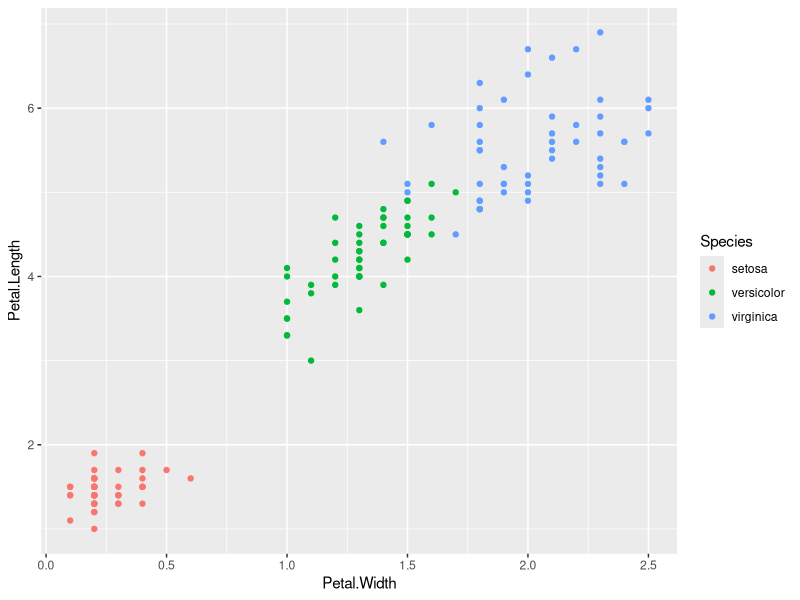
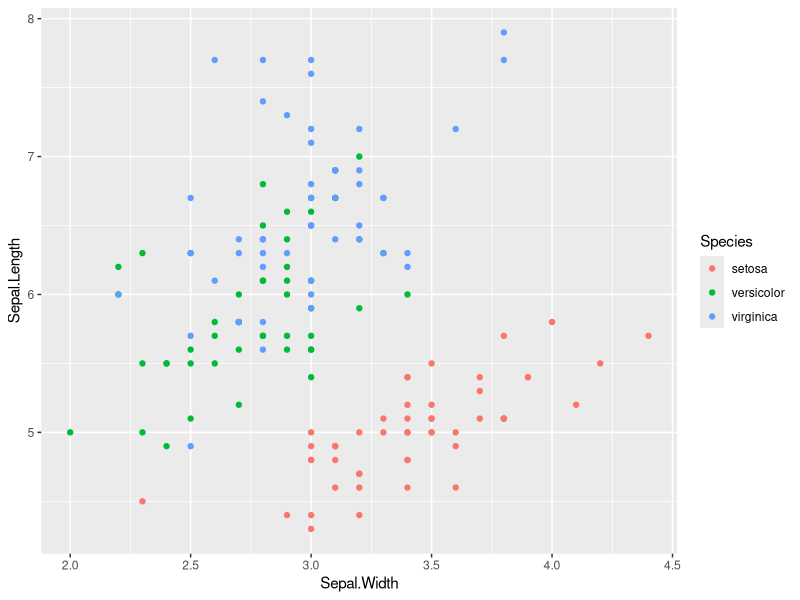
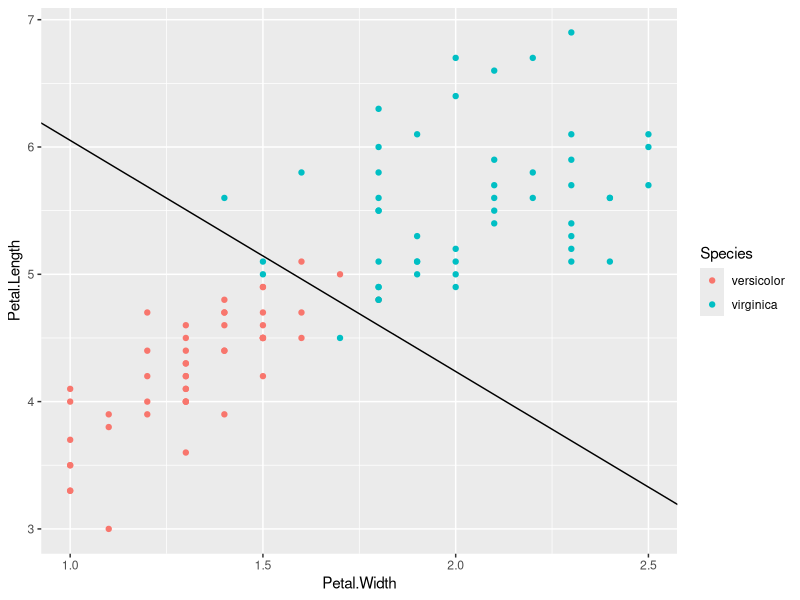
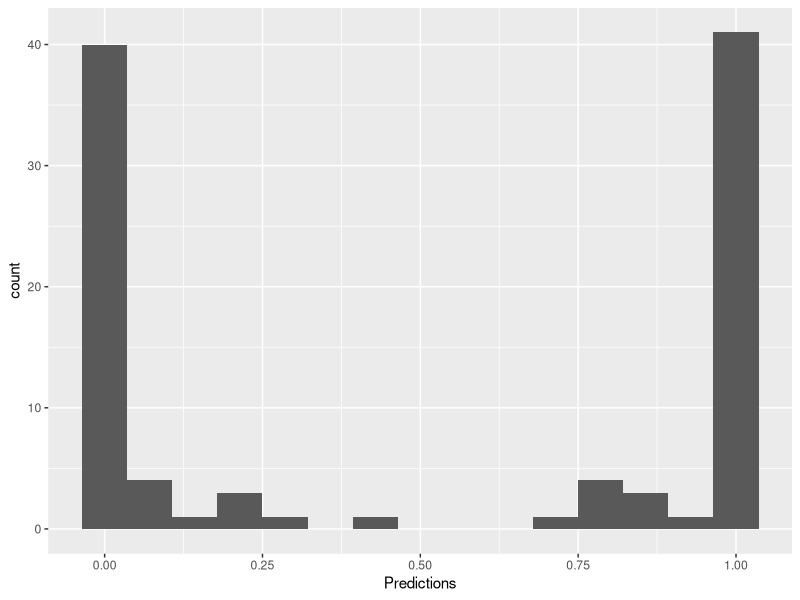
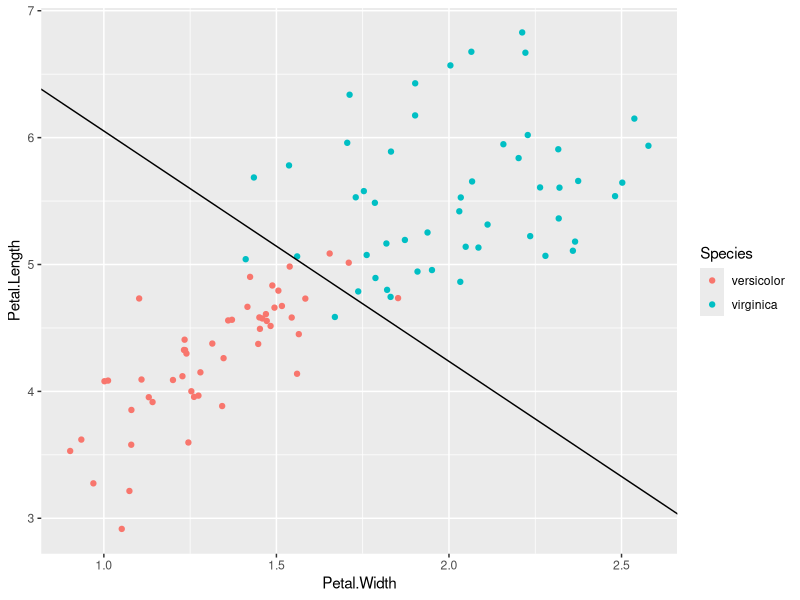
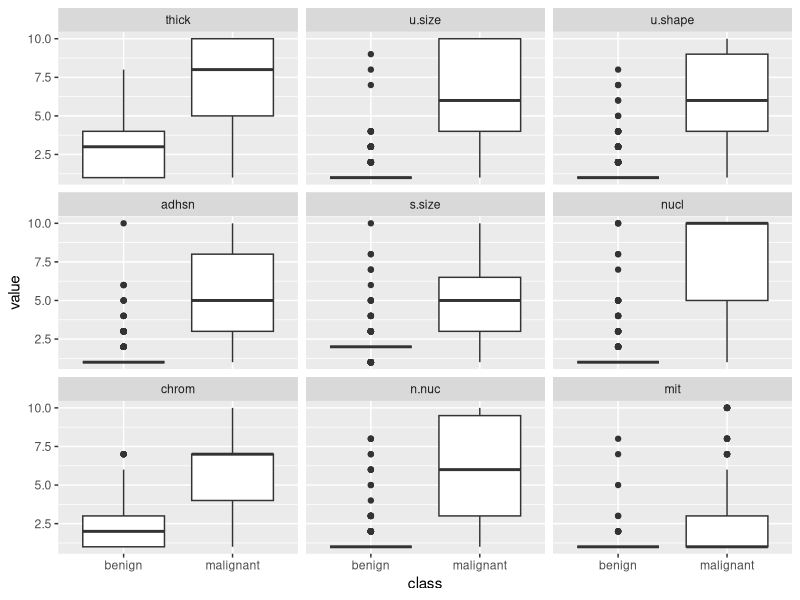
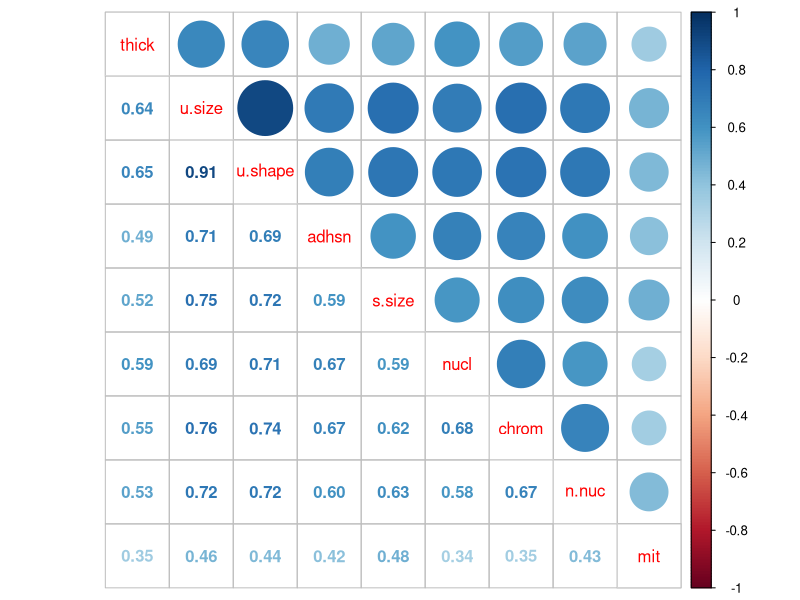

The R script that drew these images, in order:
## ---- chunk 1
# Note that you only need to install packages once. No need to re-install for every new R session. 
# install.packages("reshape")
# install.packages("corrplot")
# install.packages("ggplot2")
# install.packages("dplyr") 
# install.packages("MASS")

# Note that you need to library the packages everytime you open a new session
# It's recommended to library all the required packges in the beginning 
library(reshape) # require is similar or library, but used more often
library(corrplot)
library(ggplot2)
library(dplyr)
library(MASS)

## ---- chunk 2
# Data and aesthetics
PetalPlot <- ggplot(data = iris, 
                    mapping = aes(x = Petal.Width, # x-axis to represent the width of the petals
                                  y = Petal.Length, # y-axis to represent the length of the petals
                                  col = Species)  # the color of the points to vary according to species
                    ) + geom_point() # specify to use the scatter point figure 
                    
PetalPlot

# Solution
# Data and aesthetics
SepalPlot <- ggplot(data = iris, 
                    mapping = aes(x = Sepal.Width, # x-axis to represent the width of the petals
                                  y = Sepal.Length, # y-axis to represent the length of the petals
                                  col = Species)  # the color of the points to vary according to species
                    ) + geom_point() # specify to use the scatter point figure 
                    
SepalPlot
# Apparently, Sepal length/width are not good attributes to classify species. 

## ---- chunk 3

iris <- filter(.data = iris, Species != "setosa") #Remove setosas

IrisLog <- glm(formula = Species ~ Petal.Width + Petal.Length, # Explain species using Petal Width and Petal Length
               data = iris,                                    # Build the model on the iris data
               family = binomial)                              # binomial means we want to use logistic regression


#Inspect the model:
IrisLog
summary(IrisLog)

## ---- chunk 4

# show the decision separation boundary
# from the lecture:
# Slope of boundary= - beta1/beta2, with beta1 being the coef of the first variable in the regression 
# Intercept of boundary = -beta0/beta2, with beta0 being the intercept of the regression model 

Slope <- coef(IrisLog)[2]/(-coef(IrisLog)[3]) 
Intercept <- coef(IrisLog)[1]/(-coef(IrisLog)[3]) 

#Doing the ggplot
ggplot(data = iris, mapping = aes(x = Petal.Width, 
                                  y = Petal.Length, 
                                  color = Species))+ # Data to use, axes and colours
  geom_point() +  # Scatter plot visual
  geom_abline(slope = Slope, intercept= Intercept) # Add the decision boundary line 

## ---- chunk 5

# make a few predictions
predict(object = IrisLog, newdata = data.frame(Petal.Width=1.5,Petal.Length=5.15), type="response")


# the prediction is the log odds converted back to a probability!
x <- -45.272 + 10.447*1.5 + 5.755 * 5.15
exp(x)/(1+exp(x))


#Solution
predict(object = IrisLog, newdata = data.frame(Petal.Width=1.5,Petal.Length=5), type="response")
predict(object = IrisLog, newdata = data.frame(Petal.Width=1.5,Petal.Length=4), type="response")

## ---- chunk 6
# overall predictions (on training data)
iris$Predictions <- predict(object = IrisLog, newdata = iris, type = "response")
## ---- chunk 7
# plot the predictions 
ggplot(data = iris, mapping = aes(x = Predictions)) + 
  geom_histogram(bins = 15)

## ---- chunk 8
#Remember the ifelse statement? ifelse(If condition, do this, else do this)
iris$ClassPredict <- ifelse(iris$Predictions > 0.5, "virginica", "versicolor")
table(Actual = as.character(iris$Species), Predicted = iris$ClassPredict)


# Can see from this table that some points were not correctly classified, suggesting that some overlapped with each other (have same Petal.Width and Petal.Length)... 
# Solution: add some jitter. 
# Adding jitter is a technique used to prevent overplotting. Jittering adds a small amount of random noise (variation) to the data points. This spreads them out slightly along the axis or axes where jitter is applied, which can make individual points more distinct.
ggplot(data = iris, mapping = aes(x=Petal.Width, 
                                  y=Petal.Length, 
                                  color=Species)) + 
  geom_jitter(width = 0.1, height = 0.1) + # Like a scatter plot, but randomly jitter points
  geom_abline(slope=Slope,intercept=Intercept)

## ---- chunk 9

# Wisconsin Breast Cancer Dataset is included in the MASS library

# see https://books.google.com.au/books?id=nvh_CwAAQBAJ&pg=PA45&lpg=PA45&dq=%5Br%5D+logistic+regression+wisconsin+breast+cancer&source=bl&ots=PMI8s67oFJ&sig=zjXr7nbQvNBpx9rQrY4aTtUsSmo&hl=en&sa=X&ved=0ahUKEwjp7ff30uLKAhVEJJQKHYraBmEQ6AEISjAH#v=onepage&q=%5Br%5D%20logistic%20regression%20wisconsin%20breast%20cancer&f=false


str(biopsy)

#Remove first column ("ID")
biopsy <- dplyr::select(.data = biopsy, -ID) #dplyr:: tells R to use the function from the dplyr package

#Name the columns (based on description at provided links)
names(biopsy) <- c("thick","u.size","u.shape","adhsn","s.size","nucl","chrom","n.nuc","mit","class")
head(biopsy)

#Remove NAs
biopsy <- na.omit(biopsy)


## ---- chunk 10
# This chunk of codes visualise the distribution of the nine attributes (V1-V9) across different categories. 
# The main purpose is draw the box plots. No worries if the codes are not all making sense to you. There will be one week dedicated to visualization in R using ggplot2 and re-shaping data to facilitate visualisation. 

biop.m <- melt(data = biopsy,id.var="class")               # Convert data from wide to long format. Same data, different format
ggplot(data = biop.m,mapping = aes(x = class,y = value)) + # X axis is biopsy class, y axis is value (which is common to all)
  geom_boxplot() +                                         
  facet_wrap(facets = ~variable, ncol=3)                    # Do plot for every level of 'variable' (and graph with 3 columns)

## ---- chunk 11
# check for high correlation / collinearity - lots of high correlations
BiopsyCor <- cor(x = biopsy[,1:9]) # skip the last column Class
corrplot.mixed(corr = BiopsyCor)

## ---- chunk 12

# create test and train subsets - randomly sample 1 or 2, with 70/30 probability. 
set.seed(123)       #Always set a seed to ensure reproducibility
index <- sample(x = c(1,2),size = nrow(biopsy),replace=TRUE,prob=c(0.7,0.3))

#1s go to train (70%), 2s go to test (30%)
Train <- filter(.data = biopsy, index == 1)
Test <- filter(.data = biopsy, index == 2)

# check train & test - want pretty much the same proportions
table(Train$class)
table(Test$class)
## ---- chunk 13
# fit the logistic regression
BiopsyLog <- glm(formula = class ~ .,data = Train, family = binomial)
summary(BiopsyLog)

## ---- chunk 14
# convert beta coefficients to odds ratio - what is the change in the outcome odds for a unit change in the attribute
exp(coef(BiopsyLog))

# predicted probabilities
Train$Probs <- predict(object = BiopsyLog, data = Train, type="response")

head(Train)
# Now the Train dataset has a new column Probs which indicates the prob of the event happening
# the estimated prob for the instance with malignant class is 0.9999
# so a larger Probs value means more likely to be maglignant 

Train$ClassPredict <- ifelse(Train$Probs > 0.5, "malignant", "benign")

#Confusion matrix of results for Train
table(Actual = Train$class, Predicted = Train$ClassPredict)

# what percentage are correct?
mean(Train$ClassPredict == Train$class) 
# Train$ClassPredict == Train$class returns TRUE (1) or FALSE (0)
# The mean of it is the percentage of the rows with TRUEs
# An example: you have 10 data points, 1,0,0,0,0,1,0,0,0,0
# The mean: 0.2 is equal to the percentage of 1s 20%. 

# almost 97% on training data.. but what about unseen (test) data?
Test$Probs <- predict(object = BiopsyLog, newdata = Test, type="response")
Test$ClassPredict <- ifelse(Test$Probs > 0.5, "malignant", "benign")
table(Actual=Test$class, Predicted = Test$ClassPredict)
mean(Test$ClassPredict==Test$class)
# pretty impressive!
## ---- chunk 15
# Solution for Task 3
BiopsyLog2 <- glm(formula = class ~ thick + nucl,data = Train, family = binomial) # fit a new model, name it as BiopsyLog2
summary(BiopsyLog2)

# calculate the percentage of corret prediction of the new model: 
Test$Probs2 <- predict(object = BiopsyLog2, newdata = Test, type="response")
Test$ClassPredict2 <- ifelse(Test$Probs2 > 0.5, "malignant", "benign")
table(Actual=Test$class, Predicted = Test$ClassPredict2)
mean(Test$ClassPredict2==Test$class)

# The accuracy is 0.9282, compared to 0.9761 of the original model. So the new model doesn't have a better performance. 
